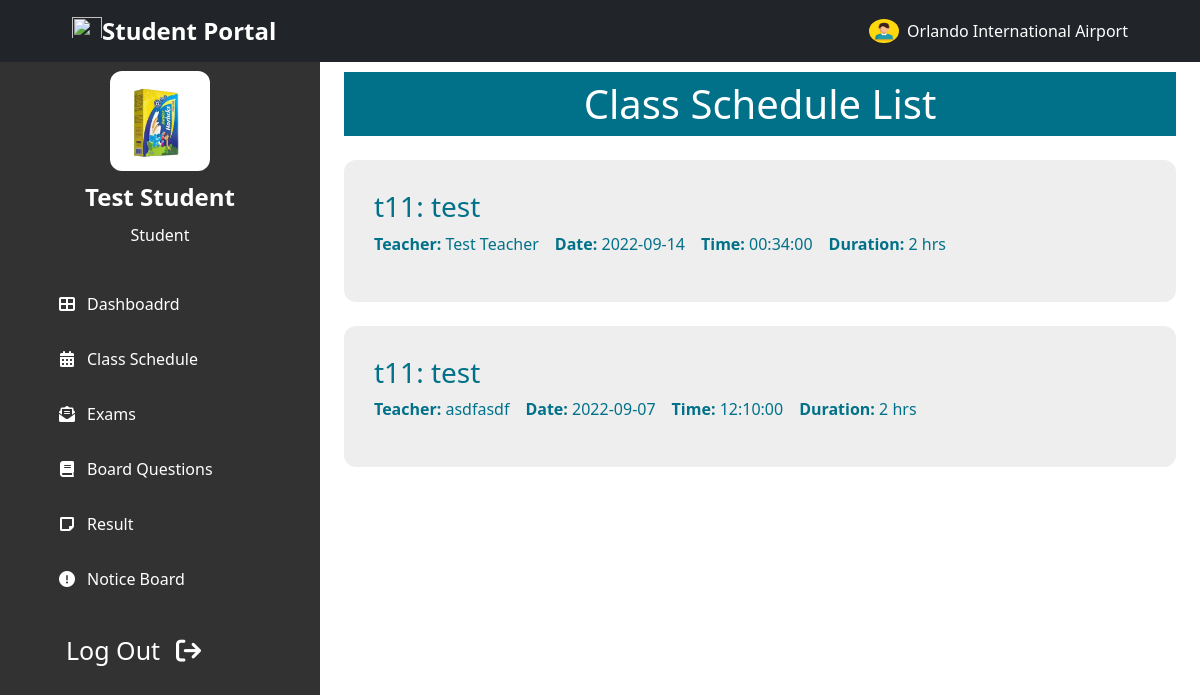
Page /student/student_schedule.php (signed in) on the committed database.
### tables this page shows
CREATE TABLE `Students` (
  `id` int NOT NULL,
  `name` varchar(100) NOT NULL,
  `image` varchar(100) DEFAULT NULL,
  `father` varchar(100) NOT NULL,
  `mother` varchar(100) NOT NULL,
  `nid` bigint DEFAULT NULL,
  `birthreg` bigint DEFAULT NULL,
  `std_id` int NOT NULL,
  `gender` varchar(10) NOT NULL,
  `blood` varchar(5) DEFAULT NULL,
  `religion` varchar(20) DEFAULT NULL,
  `present_addr` text NOT NULL,
  `parma_addr` text NOT NULL,
  `phone` varchar(15) NOT NULL,
  `email` varchar(100) NOT NULL,
  `interests` text,
  `updated_at` timestamp NOT NULL DEFAULT CURRENT_TIMESTAMP ON UPDATE CURRENT_TIMESTAMP,
  `created_at` timestamp NOT NULL DEFAULT CURRENT_TIMESTAMP
);

CREATE TABLE `Std_schedule` (
  `id` int NOT NULL,
  `std_id` int NOT NULL,
  `course_id` int NOT NULL,
  `shdl_id` int NOT NULL,
  `semester` int NOT NULL,
  `updated_at` timestamp NOT NULL DEFAULT CURRENT_TIMESTAMP ON UPDATE CURRENT_TIMESTAMP,
  `created_at` timestamp NOT NULL DEFAULT CURRENT_TIMESTAMP
);

CREATE TABLE `Courses` (
  `id` int NOT NULL,
  `course_name` varchar(100) NOT NULL,
  `course_code` varchar(10) NOT NULL,
  `credits` int NOT NULL,
  `semester` int NOT NULL,
  `year` int NOT NULL,
  `duration` int NOT NULL,
  `updated_at` timestamp NOT NULL DEFAULT CURRENT_TIMESTAMP ON UPDATE CURRENT_TIMESTAMP,
  `created_at` timestamp NOT NULL DEFAULT CURRENT_TIMESTAMP
);

CREATE TABLE `Teachers` (
  `id` int NOT NULL,
  `name` varchar(100) NOT NULL,
  `father` varchar(100) NOT NULL,
  `mother` varchar(100) NOT NULL,
  `image` varchar(255) DEFAULT NULL,
  `nid` bigint DEFAULT NULL,
  `birthreg` bigint DEFAULT NULL,
  `tchr_id` int NOT NULL,
  `gender` varchar(10) NOT NULL,
  `blood` varchar(5) DEFAULT NULL,
  `religion` varchar(20) DEFAULT NULL,
  `present_addr` text NOT NULL,
  `parma_addr` text NOT NULL,
  `phone` varchar(15) NOT NULL,
  `email` varchar(100) NOT NULL,
  `interests` text,
  `updated_at` timestamp NOT NULL DEFAULT CURRENT_TIMESTAMP ON UPDATE CURRENT_TIMESTAMP,
  `created_at` timestamp NOT NULL DEFAULT CURRENT_TIMESTAMP
);

CREATE TABLE `Schedule` (
  `id` int NOT NULL,
  `course_id` int NOT NULL,
  `tchr_id` int NOT NULL,
  `date` date NOT NULL,
  `time` time NOT NULL,
  `duration` int NOT NULL,
  `updated_at` timestamp NOT NULL DEFAULT CURRENT_TIMESTAMP ON UPDATE CURRENT_TIMESTAMP,
  `created_at` timestamp NOT NULL DEFAULT CURRENT_TIMESTAMP
);

### student/backend/session_check.php (called while the page is built, shortened)
<?php
    if($_SESSION['user'] != 'student')
    {
        header('Location: /');
    }
    else
    {
        $id     =   $_SESSION['id'];
        $sql    =   "SELECT * FROM `Students` WHERE `std_id` = $id LIMIT 1";
        $query  =   mysqli_query($conn, $sql);
        $std    =   mysqli_fetch_array($query, MYSQLI_ASSOC);
    }
?>

### student/backend/student_schedule.php (called while the page is built)
<?php
    $id = $_SESSION['id'];
    $sql    =   "SELECT `Std_schedule`.*, `Courses`.*, `Schedule`.*, `Teachers`.`id`,  `Teachers`.`name`,  `Teachers`.`tchr_id`
                FROM `Std_schedule` JOIN `Courses` JOIN `Schedule` JOIN `Teachers`
                WHERE `Std_schedule`.`course_id` = `Courses`.`id`
                AND `Std_schedule`.`shdl_id` = `Schedule`.`id`
                AND `Schedule`.`tchr_id` = `Teachers`.`tchr_id`
                AND `Std_schedule`.`std_id` = $id";
    $query  =   mysqli_query($conn, $sql);
    $shdl    =   mysqli_fetch_all($query, MYSQLI_ASSOC);
?>

### student/student_schedule.php (the view, shortened to what this page needs)
<!DOCTYPE html>
<html lang="en">
<?php
    include "student_head.php";
    include "backend/student_schedule.php";
?>
<body class="">
<?php include "../header_nav.php";?>
    <section class="header-container">
        <?php include "student_sidebar.php";?>
    </section>
    <section id="home-container"  class="home-container active-2">
        <div class="px-4 py-5 mt-4">
            <h1 class="common-background-2 p-2 text-center">Class Schedule List</h1>
            <?php
                if(!empty($shdl))
                {
                    foreach($shdl as $s)
                    {
            ?>
            <div class="my-4">
                <div class="common-card d-flex justify-content-between align-items-center">
                    <div>
                        <h3><?php echo $s['course_code'].': '.$s['course_name']; ?></h3>
                        <div class="d-flex flex-column flex-md-row">
                            <p class="pe-3">
                                <span class="fw-bold">Teacher:</span>
                                <?php echo $s['name']; ?>
                            </p>
                            <br>
                            <p class="pe-3">
                                <span class="fw-bold">Date:</span>
                                <?php echo $s['date']; ?>
                            </p>
                            <p class="pe-3">
                                <span class="fw-bold">Time:</span>
                                <?php echo $s['time']; ?>
                            </p>
                            <p class="pe-3">
                                <span class="fw-bold">Duration:</span>
                                <?php echo $s['duration']; ?> hrs
                            </p>
                        </div>
                    </div>
                </div>
            </div>
            <?php
                        }
                    }
            ?>
        </div>
    </section>
</body>
</html>

### student/student_sidebar.php (shortened to what this page needs)
<div id="sidebar" class="common-background link-no-style sidebar active">
    <div class="container">
        <div id="sidebar-main-content" class="sidebar-main-content active">
        <div class="profile_content">
            <div class="profile">
                <div class="profile_details">
                    <img src="../images/student/<?php echo $std['image']; ?>" alt="">
                    <div class="name_job text-center">
                        <div class="name fw-bold fs-4 py-2"><?php echo $std['name']; ?></div>
                        <div class="job">Student</div>
                    </div>
                </div>
            </div>
        </div>
        <div class="">
            <ul class="nav_list p-0">
                <li class="">
                    <a class="" href="../student/student_home.php"><i class="fas fa-th-large"></i><span class="links_name">Dashboadrd</span></a>
                </li>
                <li class="">
                    <a class="" href="../student/student_schedule.php"><i class="fas fa-calendar-alt"></i><span class="links_name">Class Schedule</span></a>
                </li>
                <li class="">
                    <a class="" href="../student/student_exam.php"><i class="fas fa-envelope-open-text"></i><span class="links_name">Exams</span></a>
                </li>
                <li class="">
                    <a class="" href="../student/board_questions.php"><i class="fas fa-book"></i><span class="links_name">Board Questions</span></a>
                </li>
                <li class="">
                    <a class="" href="../student/student_result.php"><i class="fas fa-sticky-note"></i><span class="links_name">Result</span></a>
                </li>
                <li class="">
                    <a class="" href="../student/notice.php"><i class="fas fa-exclamation-circle"></i><span class="links_name">Notice Board</span></a>
                </li>
            </ul>
        </div>
        <div id="log_out" class="">
            <a class="log-out py-2 px-4" href="../backend/logout.php">Log Out<i class="fas fa-sign-out ps-3"></i></a>
        </div>
        </div>
</div>
</div>

### style.css (style rules this page uses)
body { font-family: "Roboto", sans-serif; }
.common-background { background-color: #1c1c1ce6; color: white; }
.common-background-2 { background-color: #007189; color: white; }
.link-no-style a { text-decoration: none; color: white; }
.link-no-style ul { list-style-type: none; }
.header-container { position: relative; min-height: 100%; width: 100%; overflow-x: hidden; overflow-y: scroll; }
.sidebar { position: fixed; top: 55px; left: 0; height: 100%; overflow-y: scroll; width: 80px; padding: 6px 30px; transition: all 0.4s ease-in; }
.sidebar.active { width: 320px; }
.sidebar-main-content { visibility: hidden; opacity: 0; transition: visibility 0s ease-in-out, opacity 0.5s ease-in; }
.sidebar-main-content.active { visibility: visible; opacity: 1; }
.sidebar ul { margin-top: 20px; }
.sidebar ul li { position: relative; width: 100%; margin: 0 5px; list-style: none; line-height: 55px; }
.sidebar ul li a { display: flex; align-items: center; border-radius: 10px; transition: all 0.3s ease-in; }
.sidebar ul li a i { height: 55px; min-width: 40px; border-radius: 10px; line-height: 55px; text-align: center; }
.log-out { text-decoration: none; text-align: center; border-radius: 10px; width: 100%; }
.sidebar .profile_content .profile { position: relative; padding: 10px 6px; }
.profile_details { display: flex; flex-direction: column; align-items: center; justify-content: center; }
.profile_details img { height: 100px; width: 100px; object-fit: cover; border-radius: 12px; }
#log_out { line-height: 55px; font-size: 25px; border-radius: 12px; }
.home-container { position: absolute; height: 100%; width: calc(100% - 80px); left: 80px; top: 0%; transition: all 0.4s ease-in; }
.home-container.active-2 { width: calc(100% - 320px); left: 320px; }
.common-card { background-color: #eee; color: #007189; border-radius: 12px; padding: 30px 30px; transition: all 0.3s ease; }

### rows in the picture
students: image (picture), name "Test Student"
std_schedule: course.course_code "t11", course.course_name "test", teachers.name "Test Teacher", schedule.date "2022-09-14", schedule.time "00:34:00", schedule.duration "2"
std_schedule: course.course_code "t11", course.course_name "test", teachers.name "asdfasdf", schedule.date "2022-09-07", schedule.time "12:10:00", schedule.duration "2"

### other values in the picture
$_SESSION['name'] "Orlando International Airport"
